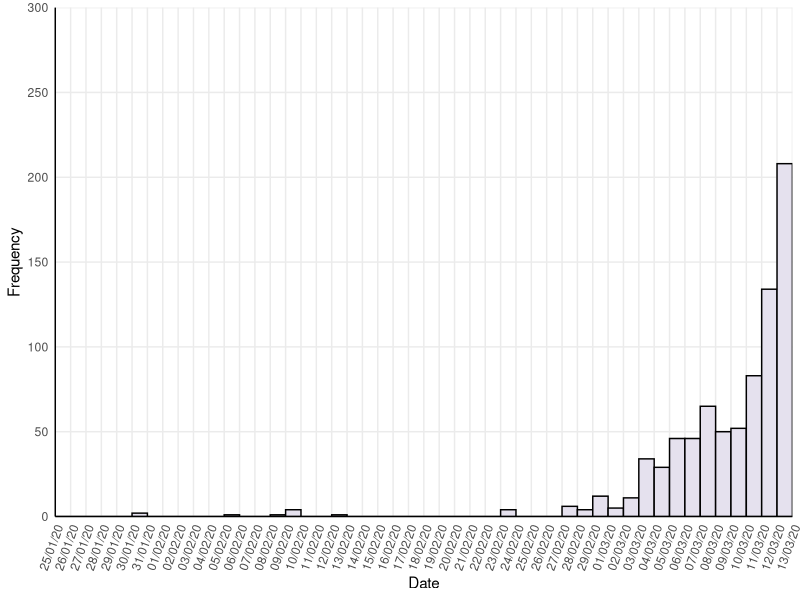
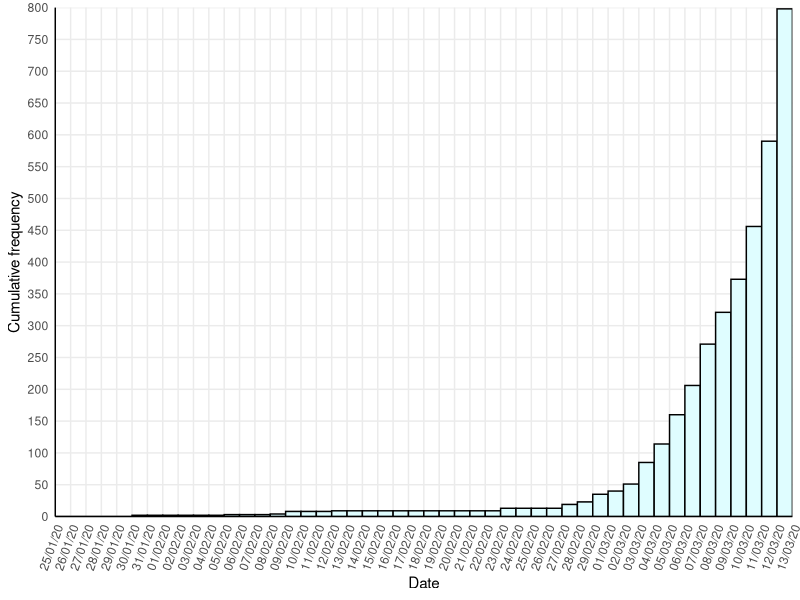
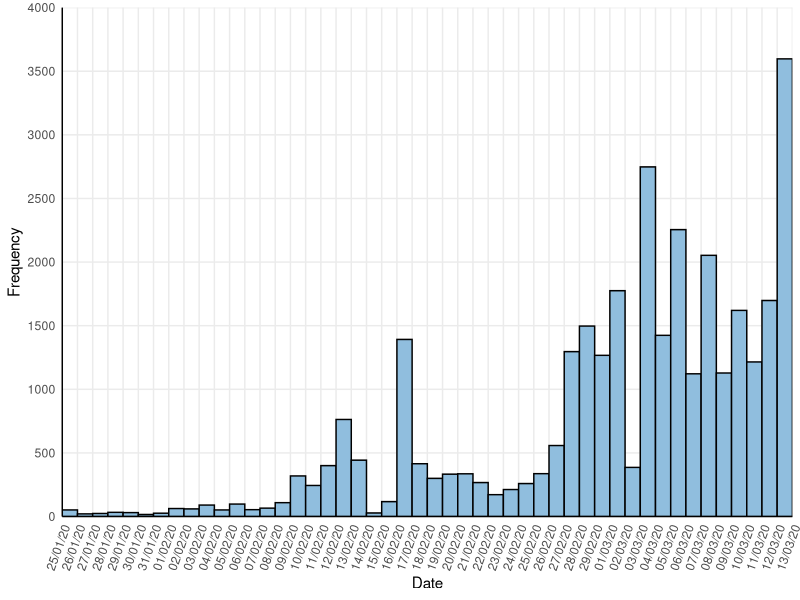
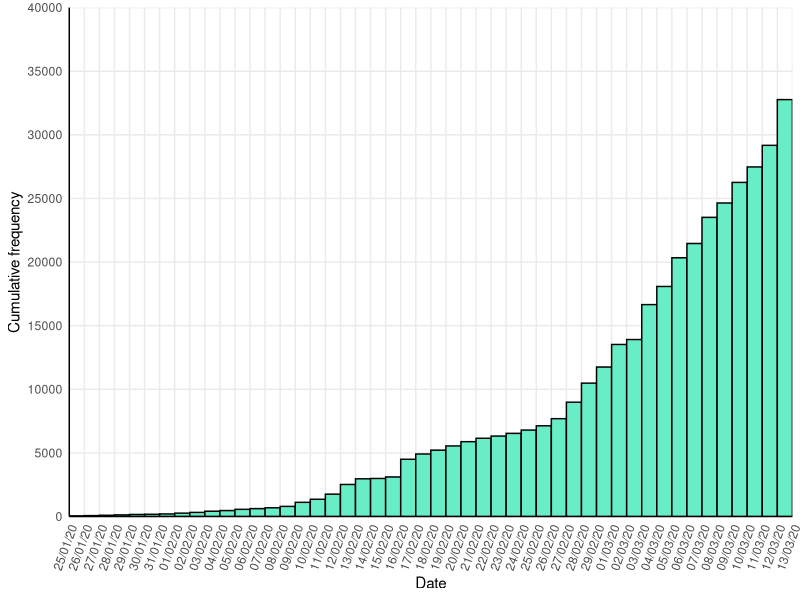
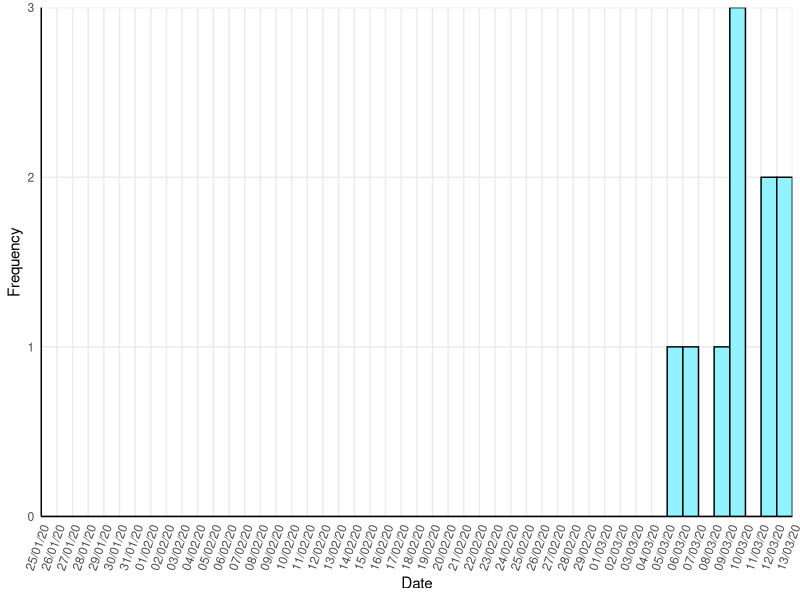
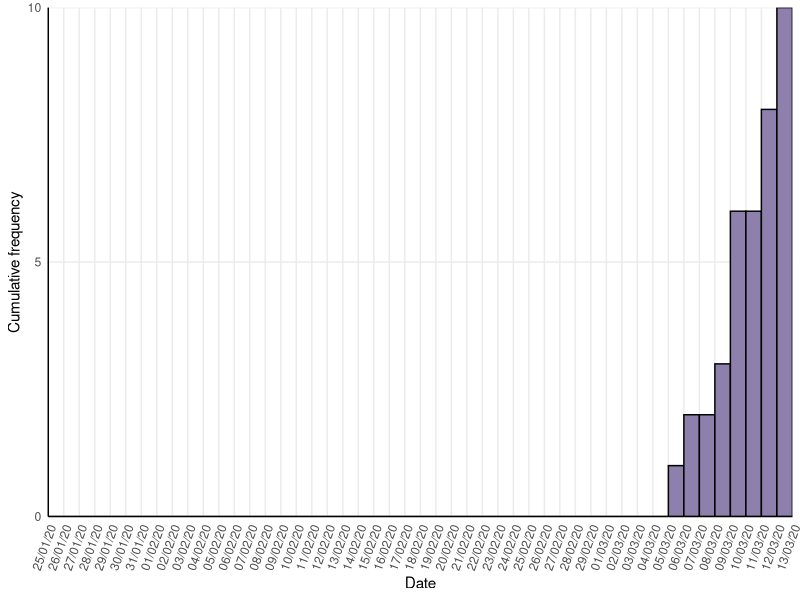
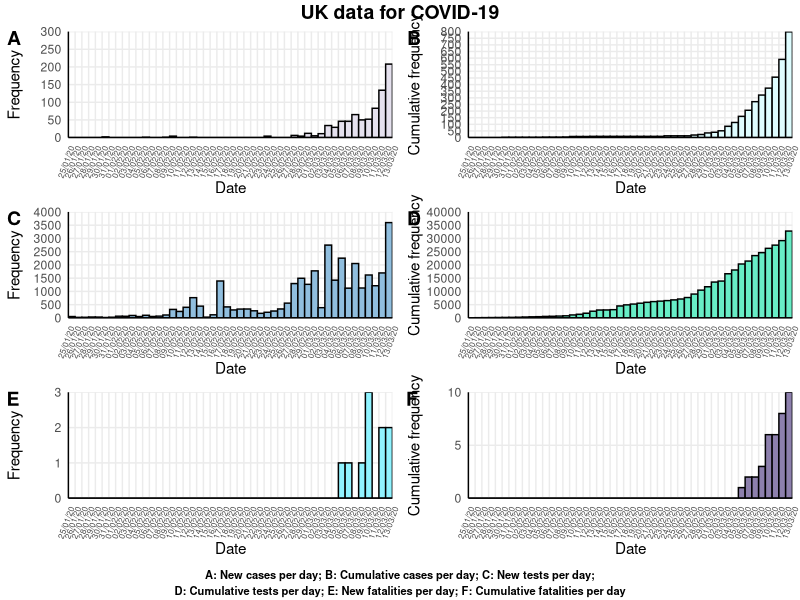

Here is the R script that generated these plots, in order:
## Exploration of UK COVID-19 data
## Emma Doughty (e.doughty6@gmail.com)

# Install libraries if necessary
if(!require(ggpubr)) install.packages("ggpubr")
if(!require(tidyverse)) install.packages("tidyverse")
if(!require(scales)) install.packages("scales")

# Load libraries
library(readr)
library(tidyr)
library(plyr)
library(ggplot2)
library(scales)
library(ggpubr)

#Load data
COVID19_by_day <- read_csv("COVID19_by_day.csv")
COVID19_by_day$Date <- as.Date(COVID19_by_day$Date, format = "%d/%m/%y")
COVID19_by_day <- COVID19_by_day[order(COVID19_by_day$Date),]

#### CASES per day ####
# Read in new cases per day from summarised data, format date correctly
df_NewCases <- data.frame(Date=c(COVID19_by_day$Date), ntimes=c(COVID19_by_day$NewCases))
df_NewCases<- as.data.frame(lapply(df_NewCases, rep, df_NewCases$ntimes))

# Plot number of NEW CASES per day
Sigfig <- signif(max(COVID19_by_day$NewCases))
Factor <- 10^(floor(log10(Sigfig)))
MaxNewCases <- round_any(max(COVID19_by_day$NewCases), Factor, f=ceiling)
Breaks <- ceiling(Factor/2)

plot_NewCases <- ggplot(data=df_NewCases, aes(x=df_NewCases$Date)) +
  geom_histogram(binwidth=1, boundary = 1, colour="black", fill= "#E5E1EE") +
  scale_x_date(labels = date_format("%d/%m/%y"), expand = c(0, 0), 
               limits = c(min(COVID19_by_day$Date), max(COVID19_by_day$Date)),
               breaks = seq(min(COVID19_by_day$Date), max(COVID19_by_day$Date), 1)) +
  scale_y_continuous(limits = c(0,MaxNewCases), 
                     breaks = seq(0, MaxNewCases, Breaks),
                     expand = c(0, 0)) +
  ylab("Frequency") + xlab("Date") +
  theme_minimal() +
  theme(axis.line = element_line(colour = "black"),
        axis.text.x = element_text(angle = 70, hjust = 1, vjust = 1), 
        panel.grid.minor = element_blank())

plot_NewCases

# Plot CUMULATIVE CASES per day
Sigfig <- signif(max(COVID19_by_day$CumCases))
Factor <- 10^(floor(log10(Sigfig)))
MaxCumCases <- round_any(max(COVID19_by_day$CumCases), Factor, f=ceiling)
Breaks <- ceiling(Factor/2)

plot_CumCases <- ggplot(data=df_NewCases, aes(x=df_NewCases$Date)) + 
  geom_histogram(aes(y = cumsum(..count..)), binwidth=1, 
                 boundary = 1, colour="black", fill= "#DFFDFF") +
  scale_x_date(labels = date_format("%d/%m/%y"), expand = c(0, 0), 
               limits = c(min(COVID19_by_day$Date), max(COVID19_by_day$Date)),
               breaks = seq(min(COVID19_by_day$Date), max(COVID19_by_day$Date), 1)) +
  scale_y_continuous(limits = c(0, MaxCumCases), 
                     breaks = seq(0, MaxCumCases, Breaks), expand = c(0, 0)) +
  ylab("Cumulative frequency") + xlab("Date") +
  theme_minimal() +
  theme(axis.line = element_line(colour = "black"),
        axis.text.x = element_text(angle = 70, hjust = 1, vjust = 1), 
        panel.grid.minor = element_blank())

plot_CumCases

#### TESTS per day ####
# Read in new tests per day from summarised data, format date correctly
df_NewTests <- data.frame(Date=c(COVID19_by_day$Date), ntimes=c(COVID19_by_day$NewTests))
df_NewTests<- as.data.frame(lapply(df_NewTests, rep, df_NewTests$ntimes))

# Plot NEW TESTS per day #
Sigfig <- signif(max(COVID19_by_day$NewTests))
Factor <- 10^(floor(log10(Sigfig)))
MaxNewTests <- round_any(max(COVID19_by_day$NewTests), Factor, f=ceiling)
Breaks <- ceiling(Factor/2)

plot_NewTests <- ggplot(data=df_NewTests, aes(x=df_NewTests$Date)) + 
  geom_histogram(binwidth=1, boundary = 1, colour="black", fill= "#90BEDE") +
  scale_x_date(labels = date_format("%d/%m/%y"), expand = c(0, 0), 
               limits = c(min(COVID19_by_day$Date), max(COVID19_by_day$Date)),
               breaks = seq(min(COVID19_by_day$Date), max(COVID19_by_day$Date), 1)) +
  scale_y_continuous(limits = c(0, MaxNewTests), 
                     breaks = seq(0, MaxNewTests, Breaks), expand = c(0, 0)) +
  ylab("Frequency") + xlab("Date") +
  theme_minimal() +
  theme(axis.line = element_line(colour = "black"),
        axis.text.x = element_text(angle = 70, hjust = 1, vjust = 1), 
        panel.grid.minor = element_blank())

plot_NewTests

# Plot CUMULATIVE TESTS per day
Sigfig <- signif(max(COVID19_by_day$CumTests))
Factor <- 10^(floor(log10(Sigfig)))
MaxCumTests <- round_any(max(COVID19_by_day$CumTests), Factor, f=ceiling)
Breaks <- ceiling(Factor/2)

plot_CumTests <- ggplot(data=df_NewTests, aes(x=df_NewTests$Date)) + 
  geom_histogram(aes(y = cumsum(..count..)), binwidth=1, 
                 boundary = 1, colour="black", fill= "#68EDC6") +
  scale_x_date(labels = date_format("%d/%m/%y"), expand = c(0, 0), 
               limits = c(min(COVID19_by_day$Date), max(COVID19_by_day$Date)),
               breaks = seq(min(COVID19_by_day$Date), max(COVID19_by_day$Date), 1)) +
  scale_y_continuous(limits = c(0, MaxCumTests), 
                     breaks = seq(0, MaxCumTests, Breaks),  expand = c(0, 0)) +
  ylab("Cumulative frequency") + xlab("Date") +
  theme_minimal() +
  theme(axis.line = element_line(colour = "black"),
        axis.text.x = element_text(angle = 70, hjust = 1, vjust = 1), 
        panel.grid.minor = element_blank())

plot_CumTests

#### DEATHS per day ####
# Read in DEATHS per day from summarised data, format date correctly
df_NewDeaths <- data.frame(Date=c(COVID19_by_day$Date), ntimes=c(COVID19_by_day$NewDeaths))
df_NewDeaths<- as.data.frame(lapply(df_NewDeaths, rep, df_NewDeaths$ntimes))

# Plot NEW DEATHS per day #
Sigfig <- signif(max(COVID19_by_day$NewDeaths))
Factor <- 10^(floor(log10(Sigfig)))
MaxNewDeaths <- round_any(max(COVID19_by_day$NewDeaths), Factor, f=ceiling)
Breaks <- ceiling(Factor/2)

plot_NewDeaths <- ggplot(data=df_NewDeaths, aes(x=df_NewDeaths$Date)) + 
  geom_histogram(binwidth=1, boundary = 1, colour="black", fill= "#90F3FF") +
  scale_x_date(labels = date_format("%d/%m/%y"), expand = c(0, 0), 
               limits = c(min(COVID19_by_day$Date), max(COVID19_by_day$Date)),
               breaks = seq(min(COVID19_by_day$Date), max(COVID19_by_day$Date), 1)) +
  scale_y_continuous(limits = c(0, MaxNewDeaths), 
                     breaks = seq(0, MaxNewDeaths, Breaks), expand = c(0, 0)) +
  ylab("Frequency") + xlab("Date") +
  theme_minimal() +
  theme(axis.line = element_line(colour = "black"),
        axis.text.x = element_text(angle = 70, hjust = 1, vjust = 1), 
        panel.grid.minor = element_blank())

plot_NewDeaths

# Plot CUMULATIVE DEATHS per day
Sigfig <- signif(max(COVID19_by_day$CumDeaths))
Factor <- 10^(floor(log10(Sigfig)))
MaxCumDeaths <- round_any(max(COVID19_by_day$CumDeaths), Factor, f=ceiling)
Breaks <- ceiling(Factor/2)

plot_CumDeaths <- ggplot(data=df_NewDeaths, aes(x=df_NewDeaths$Date)) + 
  geom_histogram(aes(y = cumsum(..count..)), binwidth=1, boundary = 1, 
                 colour="black", fill= "#8D80AD") +
  scale_x_date(labels = date_format("%d/%m/%y"), expand = c(0, 0), 
               limits = c(min(COVID19_by_day$Date), max(COVID19_by_day$Date)),
               breaks = seq(min(COVID19_by_day$Date), max(COVID19_by_day$Date), 1)) +
  scale_y_continuous(limits = c(0, MaxCumDeaths), 
                     breaks = seq(0, MaxCumDeaths, Breaks), expand = c(0, 0)) +
  ylab("Cumulative frequency") + xlab("Date") +
  theme_minimal() +
  theme(axis.line = element_line(colour = "black"),
        axis.text.x = element_text(angle = 70, hjust = 1, vjust = 1), 
        panel.grid.minor = element_blank())

plot_CumDeaths

figure <- ggarrange(plot_NewCases + font("x.text", size = 6), 
                    plot_CumCases + font("x.text", size = 6), 
                    plot_NewTests + font("x.text", size = 6), 
                    plot_CumTests + font("x.text", size = 6), 
                    plot_NewDeaths + font("x.text", size = 6), 
                    plot_CumDeaths + font("x.text", size = 6),
          labels = c("A", "B", "C", "D", "E", "F"),
          ncol = 2, nrow = 3, align = "hv")


Sum_figure <- annotate_figure(figure,
                top = text_grob("UK data for COVID-19", face = "bold", size = 14),
                #right = text_grob("Data source: Daily updates at https://www.gov.uk/guidance/coronavirus-covid-19-information-for-the-public#number-of-cases",
                #                 rot = 90, hjust = 0.5, size = 8),
                bottom = text_grob("A: New cases per day; B: Cumulative cases per day; C: New tests per day;\nD: Cumulative tests per day; E: New fatalities per day; F: Cumulative fatalities per day",
                                   face = "bold", size = 8))
Sum_figure
                
